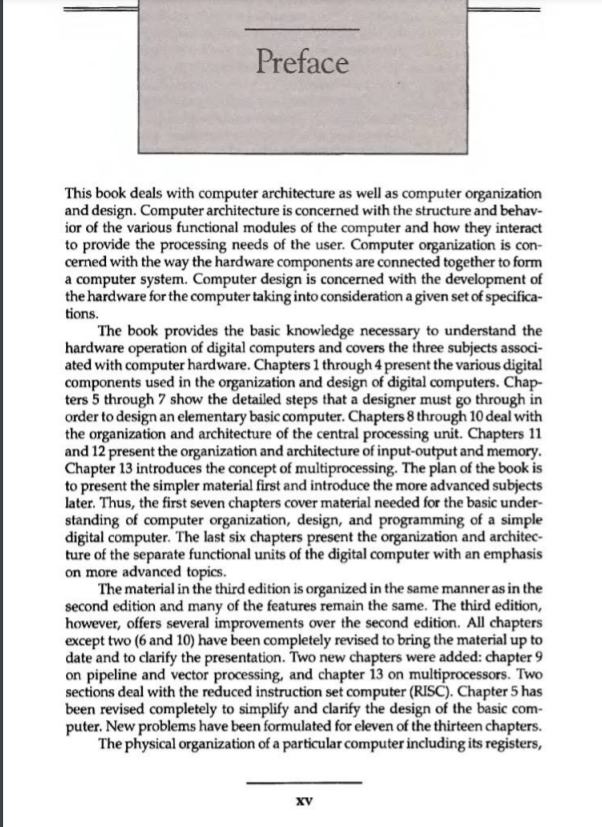
#> input picture python/Machine Learning/OCR/Page.png, 602 x 827 px
$ python detect_white_spaces.py
#> lines starting #> are read from the running program, lines starting #| are printed output that depends on the picture; after the words box and inside, x2 and y2 are one past the last pixel; in counts of white or black regions, pixels touching at a corner belong together
import cv2

image = cv2.imread("Page.png")
#> image is the input picture: shape (827, 602, 3); mean B, G, R 219.3, 219.5, 220.3
gray = cv2.cvtColor(image, cv2.COLOR_BGR2GRAY)  # grayscale
_, thresh = cv2.threshold(gray, 150, 255, cv2.THRESH_BINARY_INV)  # threshold
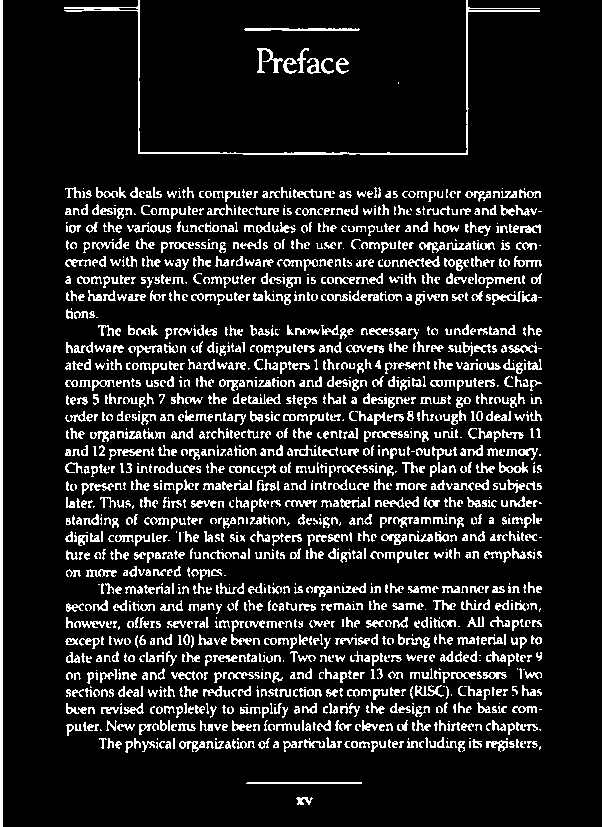
#> thresh: shape (827, 602); 12.6% white in thin lines or dots
kernel = cv2.getStructuringElement(cv2.MORPH_CROSS, (3, 3))
dilated = cv2.dilate(thresh, kernel, iterations=13)  # dilate
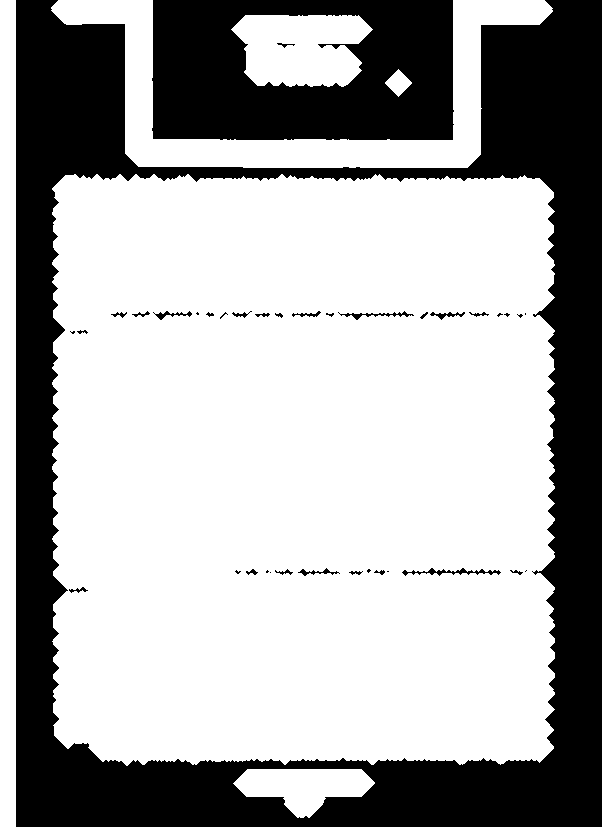
#> dilated: shape (827, 602); 67.1% white; 38 black regions (14 under 20 px)
contours, hierarchy = cv2.findContours(
    dilated, cv2.RETR_EXTERNAL, cv2.CHAIN_APPROX_NONE
)  # get contours
#> contours = 6 contours; box (x1, y1, x2, y2) and area: (52, 174, 555, 766) 287507, (51, 0, 553, 168) 20184, (0, 0, 16, 827) 12390, (231, 15, 373, 87) 7864, (233, 769, 375, 818) 4088, (385, 69, 412, 97) 364


idx = 0
# for each contour found, draw a rectangle around it on original image
for contour in contours:

    idx += 1

    # get rectangle bounding contour
    [x, y, w, h] = cv2.boundingRect(contour)

    # discard areas that are too large
    if h > 300 and w > 300:
        continue

    # discard areas that are too small
    if h < 40 or w < 40:
        continue

    # draw rectangle around contour on original image
    # cv2.rectangle(image,(x,y),(x+w,y+h),(255,0,255),2)

    roi = image[y : y + h, x : x + w]

    cv2.imwrite(str(idx) + ".jpg", roi)

    cv2.imshow("img", roi)
    cv2.waitKey(0)
#> this loop made 6 passes
#> (x, y, w, h) on passes 1 to 6: (233, 769, 142, 49), (52, 174, 503, 592), (385, 69, 27, 28), (231, 15, 142, 72), (51, 0, 502, 168), (0, 0, 16, 827)
#> pass 1, `roi = image[y : y + h, x : x + w]`:
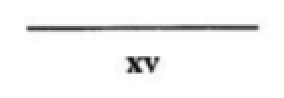
#> roi: shape (49, 142, 3) (shown 2 times larger); min 9, max 255, mean 244.9
#> after the loop, idx = 6

$ run again, with python/Machine Learning/OCR/5.jpg saved as python/Machine Learning/OCR/Page.png
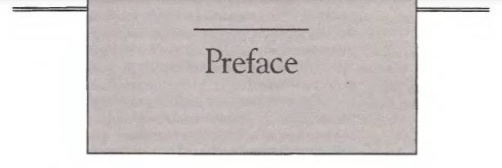
#> input picture python/Machine Learning/OCR/5.jpg, 502 x 168 px
#> image is the input picture: shape (168, 502, 3); mean B, G, R 208.3, 209.3, 214.4
#> `_, thresh = cv2.threshold(gray, 150, 255, cv2.THRESH_BINARY_INV)`:
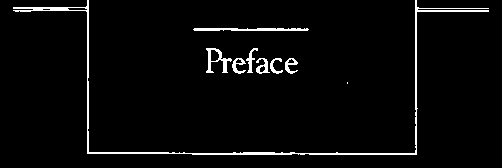
#> thresh: shape (168, 502); 3.3% white in thin lines or dots, all inside (x1, y1, x2, y2) = (13, 0, 489, 155)
#> dilated: shape (168, 502); 34.8% white; 3 white regions
#> contours = 3 contours; box (x1, y1, x2, y2) and area: (0, 0, 502, 168) 20176, (180, 15, 322, 87) 7864, (334, 69, 361, 97) 364
#> the loop `for contour in contours: ` made 3 passes
#> (x, y, w, h) on passes 1 to 3: (334, 69, 27, 28), (180, 15, 142, 72), (0, 0, 502, 168)
#> pass 2, `roi = image[y : y + h, x : x + w]`:
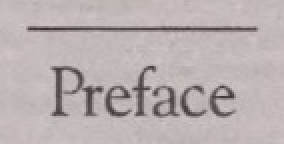
#> roi: shape (72, 142, 3) (shown 2 times larger); mean B, G, R 175.8, 177, 185.7
#> after the loop `for contour in contours:`: idx = 3
